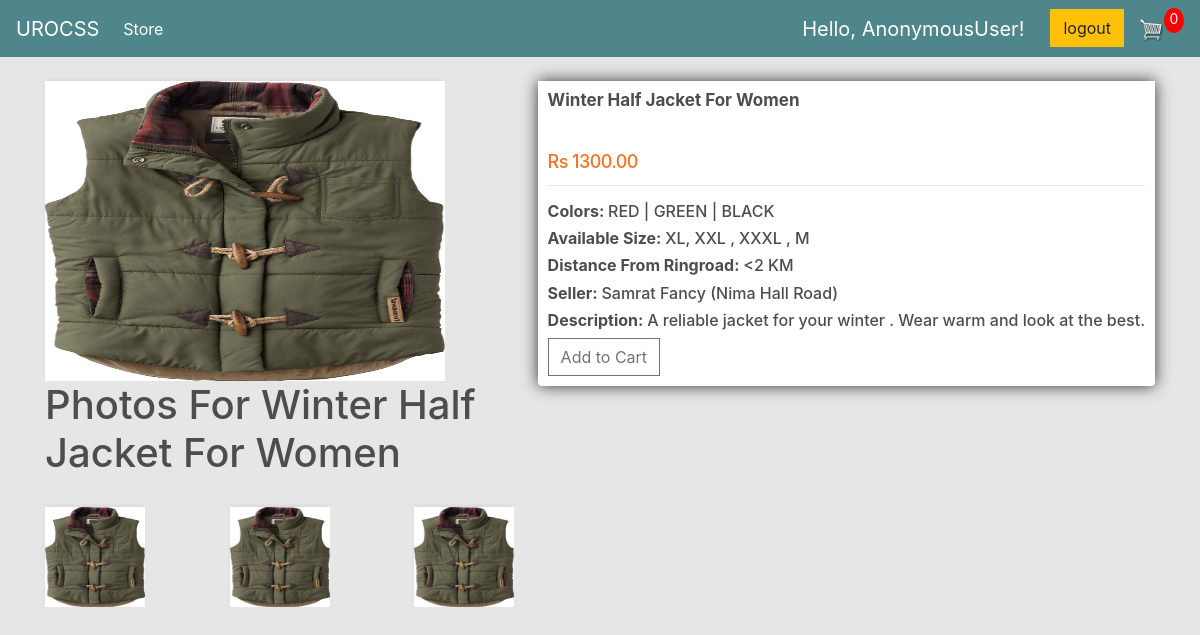
/each_product/1/, run on the app's committed database.
### store/models.py (models this page shows, shortened)
class Product(models.Model):
    name = models.CharField(max_length=200)
    price = models.FloatField()
    digital = models.BooleanField(default=False, null=True, blank=True)
    image = models.ImageField(null=True, blank=True)
    image1 = models.ImageField(null=True, blank=True)
    image2 = models.ImageField(null=True, blank=True)
    image3 = models.ImageField(null=True, blank=True)
    seller = models.CharField(max_length=100, null=True)
    distance = models.CharField(max_length=5, null=True)
    stock = models.IntegerField(default=0)
    color = models.CharField(max_length=100, null=True)
    description = models.CharField(max_length=200, null=True)
    size = models.CharField(max_length=100, null=True)
    @property
    def imageUrl(self):
        try:
            url = self.image.url
        except:
            url = ""
        return url

### store/views.py (the view)
# urls.py: path("each_product/<int:pk>/", views.each_product, name="each_product"),
def each_product(request, pk):
    if pk:
        if request.user.is_authenticated:
            order, created = Order.objects.get_or_create(
                customer=request.user, complete=False
            )
            cartItems = order.get_cart_items
        else:
            order = {"get_cart_items": 0, "get_cart_total": 0, "shipping": False}
            cartItems = order["get_cart_items"]
        product = Product.objects.get(id=pk)
        product = {
            "name": product.name,
            "price": product.price,
            "image": product.imageUrl,
            "image_first": product.image1.url,
            "image_second": product.image2.url,
            "image_third": product.image3.url,
            "seller": product.seller,
            "size": product.size,
            "color": product.color,
            "description": product.description,
            "stock": product.stock,
            "distance": product.distance,
            "id": pk,
        }
    context = {"product": product, "cartItems": cartItems}
    return render(request, "store/view_product.html", context)

### store/templates/store/view_product.html
{% extends 'store/Main.html' %}
{% load static %}
{% block login-logout %}
<div class="collapse navbar-collapse" id="navbarSupportedContent">
    <ul class="navbar-nav mr-auto">
        <li class="nav-item active navbar-brand">
            Hello, {{request.user}}!
        </li>
        <li class=" nav-item active">
            <a style="margin-left: 10px;" href="{% url 'logout' %}" class="btn btn-warning"> logout</a>
        </li>
    </ul>
</div>
{% endblock login-logout %}
{% block content %}
<div>
    <img class="thumbnail-each" src="{{product.image}}">
    <div class="box-element-each product-each">
        <h6 class="name"><strong>{{product.name}}</strong></h6>
        <br>
        <h6 class="price">Rs {{product.price|floatformat:2}}</h6>
        <hr>
        <h6><strong>Colors: </strong>{{product.color}}</h6>
        <h6><strong>Available Size: </strong>{{product.size}}</h6>
        <h6><strong>Distance From Ringroad: </strong>{{product.distance}}</h6>
        <h6><strong>Seller: </strong>{{product.seller}}</h6>
        <h6><strong>Description: </strong>{{product.description}}</h6>
        <button data-product={{product.id}} data-action="add" class="btn btn-outline-secondary add-btn update-cart">Add
            to Cart</button>
    </div>
</div>
<div class="images-each-extras">
    <h1> Photos For {{product.name}}</h1>
    <img class="thumbnail-each-extras" src="{{product.image_first}}">
    <img class="thumbnail-each-extras" src="{{product.image_second}}">
    <img class="thumbnail-each-extras" src="{{product.image_third}}">
</div>
{% endblock %}

### static/css/main.css (style rules this page uses)
body { background-color: hsl(0, 0%, 90%); }
h1,h2,h3,h4,h5,h6 { color:hsl(0, 0%, 30%); }
.box-element-each { box-shadow:hsl(0, 0%, 20%) 0 0 16px; background-color:#fff; border-radius: 4px; padding: 10px; }
.product-each { border-radius: 0 0 4px 4px; float:right; }
.price { font-size: 18px; color: #f57223; letter-spacing: -.56px; line-height: 14px; }
.name { height: 36px; line-height: 18px; display: -webkit-box; -webkit-box-orient: vertical; -webkit-line-clamp: 2; overflow: hidden; margin-bottom: 4px; font-size: 17px; }
.thumbnail-each { width: 400px; height: 300px; -webkit-box-shadow: -1px -3px 5px -2px rgba(214,214,214,1); -moz-box-shadow: -1px -3px 5px -2px rgba(214,214,214,1); box-shadow: -1px -3px 5px -2px rgba(214,214,214,1); }
.thumbnail-each-extras { margin-top: 2%; margin-right: 80px; width: 100px; height: 100px; -webkit-box-shadow: -1px -3px 5px -2px rgba(214,214,214,1); -moz-box-shadow: -1px -3px 5px -2px rgba(214,214,214,1); box-shadow: -1px -3px 5px -2px rgba(214,214,214,1); -webkit-transform: scale(1); transform: scale(1); -webkit-transition: .5s ease-in-out; transition: .5s ease-in-out; }
.btn { border-radius: 0; }

### data on the page
Product: name "Winter Half Jacket For Women", price "1300.00", color "RED | GREEN | BLACK", size "XL, XXL , XXXL , M", distance "<2 KM", seller "Samrat Fancy (Nima Hall Road)", description "A reliable jacket for your winter . Wear warm and look at the best."

### other printed values
{{ request.user }} "AnonymousUser"
{{ cartItems }} "0"
